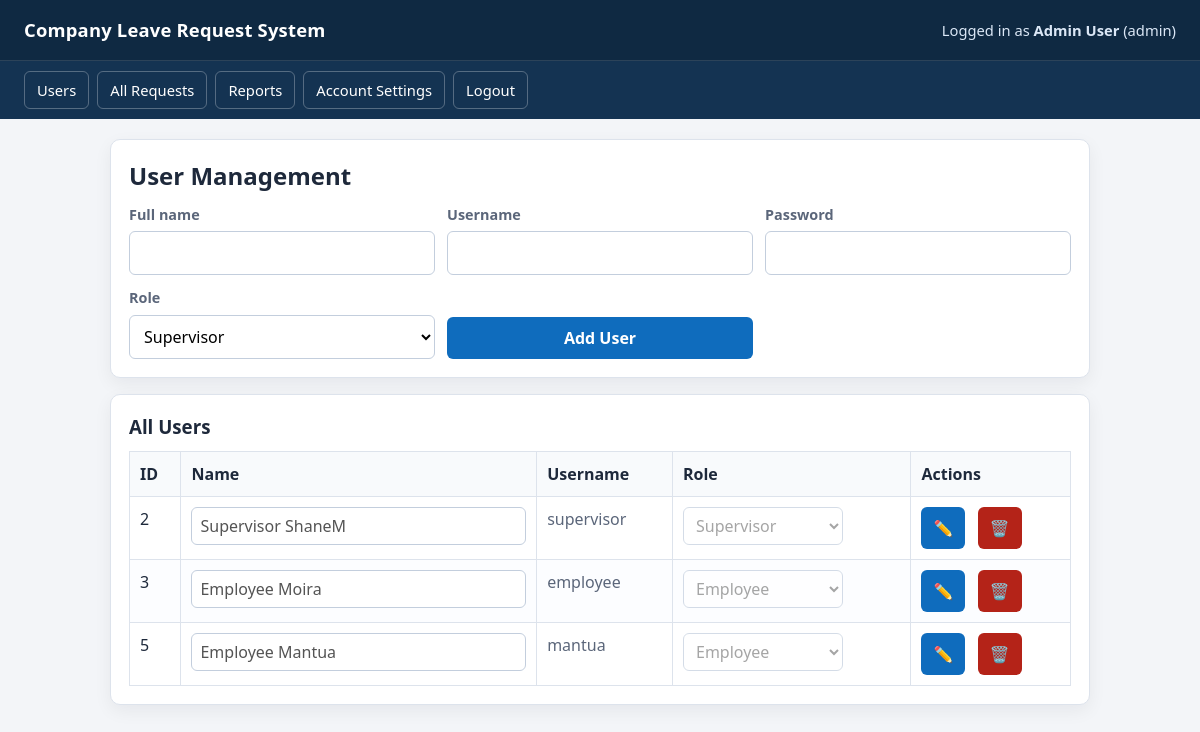
The page /users (signed in) on the database as committed earlier.
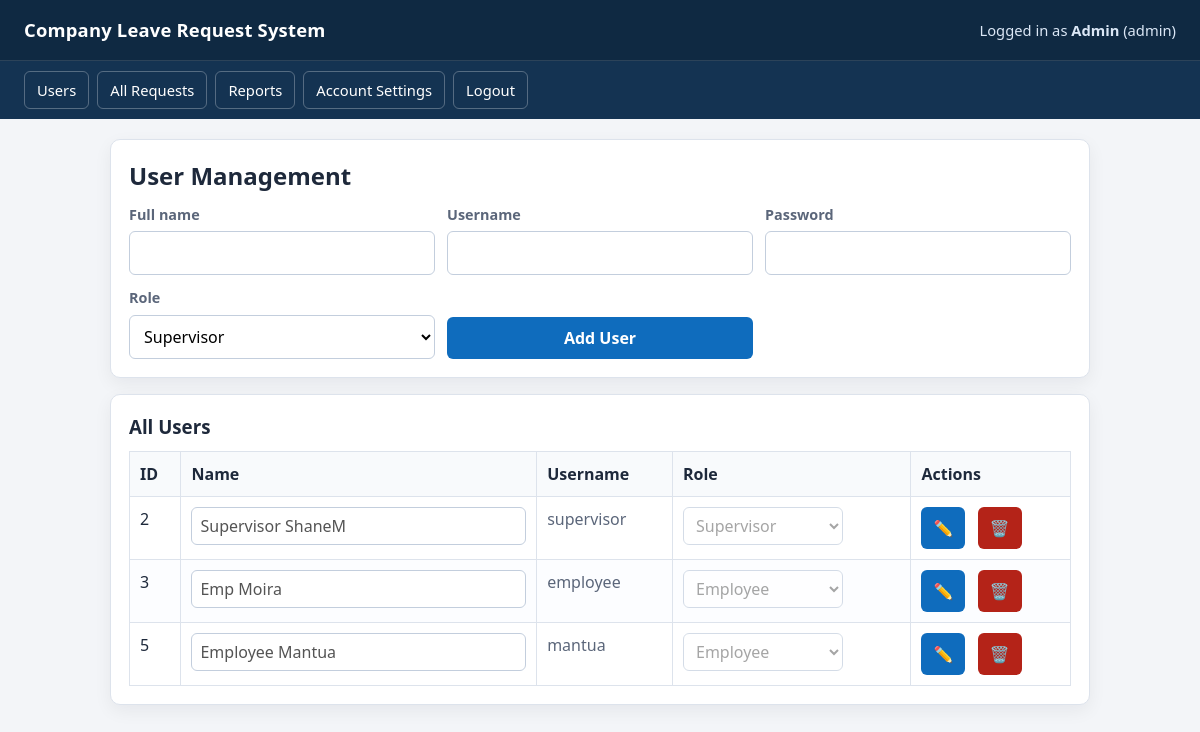
The same page on the database as committed later.
### tables this page shows
CREATE TABLE users (
            id INTEGER PRIMARY KEY AUTOINCREMENT,
            full_name TEXT NOT NULL,
            username TEXT NOT NULL UNIQUE,
            password TEXT NOT NULL,
            role TEXT NOT NULL CHECK(role IN ('employee', 'supervisor', 'admin')),
            active INTEGER NOT NULL DEFAULT 1 CHECK(active IN (0, 1))
        );

### app.py (the view)
@app.get("/users", response_class=HTMLResponse)
def list_users(request: Request):
    user = ensure_logged_in(request)
    ensure_permission(user, "users", "manage")
    conn = get_db()
    users = conn.execute(
        "SELECT id, full_name, username, role FROM users WHERE role != 'admin' ORDER BY id"
    ).fetchall()
    conn.close()
    return templates.TemplateResponse(
        "users.html",
        base_context(
            request,
            "User Management",
            users=users,
            error=request.query_params.get("error"),
        ),
    )

### templates/users.html (shortened to what this page needs)
{% extends 'base.html' %}
{% block content %}
<section class="card">
    <h2>User Management</h2>
    <form action="/users/new" method="post" class="form inline-grid user-form" autocomplete="off">
        <div class="field">
            <label for="full_name">Full name</label>
            <input id="full_name" type="text" name="full_name" required />
        </div>
        <div class="field">
            <label for="username">Username</label>
            <input id="username" type="text" name="username" required />
        </div>
        <div class="field">
            <label for="password">Password</label>
            <input id="password" type="text" name="password" required />
        </div>
        <div class="field">
            <label for="role">Role</label>
            <select id="role" name="role" required>
                <option value="supervisor">Supervisor</option>
            </select>
        </div>
        <div class="actions">
            <button type="submit">Add User</button>
        </div>
    </form>
</section>
<section class="card">
    <h3>All Users</h3>
    <table>
        <thead>
            <tr>
                <th>ID</th>
                <th>Name</th>
                <th>Username</th>
                <th>Role</th>
                <th>Actions</th>
            </tr>
        </thead>
        <tbody>
            {% for u in users %}
            <tr>
                <td>{{ u['id'] }}</td>
                <td>
                    <input
                        name="full_name"
                        value="{{ u['full_name'] }}"
                        class="inline-input js-full-name"
                        form="user-update-{{ u['id'] }}"
                        disabled
                    />
                </td>
                <td class="muted">{{ u['username'] }}</td>
                <td>
                    <select name="role" class="inline-select js-role" form="user-update-{{ u['id'] }}" disabled>
                        <option value="supervisor" {% if u['role'] == 'supervisor' %}selected{% endif %}>Supervisor</option>
                        <option value="employee" {% if u['role'] == 'employee' %}selected{% endif %}>Employee</option>
                    </select>
                </td>
                <td>
                    <button type="button" class="js-edit-btn" title="Edit">✏️</button>
                    {% if current_user['id'] != u['id'] %}
                    <form action="/users/delete/{{ u['id'] }}" method="post" class="inline-form" style="margin-left: 8px;">
                        <button type="submit" class="danger" title="Delete" onclick="return confirm('🗑️ Delete this user account?')">🗑️</button>
                    </form>
                    {% else %}
                    <span class="muted js-is-self" style="margin-left: 8px;">Current user</span>
                    {% endif %}
                </td>
            </tr>
            {% endfor %}
        </tbody>
    </table>
</section>
{% endblock %}

### templates/base.html (shortened to what this page needs)
<!doctype html>
<html lang="en">
  <head>
    <link rel="stylesheet" href="/static/styles.css" />
  </head>
  <body>
    <header class="topbar">
      <h1>Company Leave Request System</h1>
      {% if current_user %}
      <div class="user-info">
        Logged in as <strong>{{ current_user['full_name'] }}</strong> ({{
        current_user['role'] }})
      </div>
      {% endif %}
    </header>
    {% if current_user %}
    <nav class="nav">
       {% if 'manage' in permissions.get('users', []) %}
      <a href="/users">Users</a>
      {% endif %} {% if 'view_all' in permissions.get('leave', []) %}
      <a href="/leave">All Requests</a>
      {% endif %} {% if 'view' in permissions.get('reports', []) %}
      <a href="/reports">Reports</a>
      {% endif %}
      <a href="/account">Account Settings</a>
      <a href="/logout">Logout</a>
    </nav>
    {% endif %}
    <main class="container">{% block content %}{% endblock %}</main>
  </body>
</html>

Rows that differ between the two databases and show on the page:
changed users "admin": full_name "Admin User" → "Admin"
changed users "employee": full_name "Employee Moira" → "Emp Moira"
